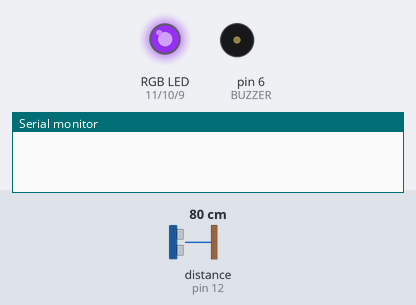
Simulated run of this sketch. Board: Arduino Uno, built with avr-gcc and run on an emulated ATmega328P. Parts: an RGB LED mixed from three pins (HIGH = lit), buzzer (waves = sounding, pin HIGH), the last lines printed to the serial monitor. Inputs (shaded band) come from the test bench; at power-on: distance to the obstacle (sensor on pin 12) 80 cm. The echo pulse lasts 58.3 µs per cm; pins used as bus, display or sensor lines are not drawn.

Above: at 6.1 s.
At 15.3 s:
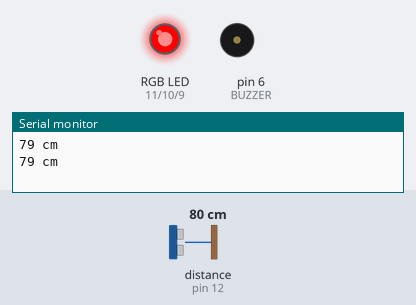
15.4 s: distance to the obstacle (sensor on pin 12) set to 250 cm
At 23.8 s:
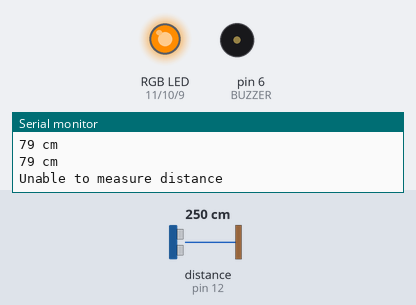
Timing chart, 0 to 35.4 s (numbered marks = the images above; inputs shaded):
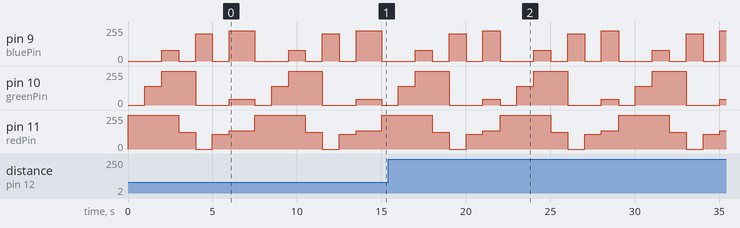

Measured:
- by itself, pin 9 (bluePin): repeats every 7.0 s: 0/255 1.0 s, 205/255 1.0 s, 0/255 1.0 s, 226/255 1.0 s, 0/255 2.0 s, 80/255 1.0 s
- by itself, pin 10 (greenPin): repeats every 7.0 s: 255/255 2.0 s, 0/255 2.0 s, 43/255 1.0 s, 0/255 1.0 s, 140/255 1.0 s
- by itself, pin 11 (redPin): repeats every 7.0 s: 0/255 1.0 s, 111/255 1.0 s, 138/255 1.0 s, 255/255 3.0 s, 127/255 1.0 s

The sketch:

Ultrasonic_Sensor_trial.ino
```cpp
#define trigPin 13
#define echoPin 12
#define BUZZER 6

int redPin = 11;
int greenPin = 10;
int bluePin = 9;

void setup()
{
  Serial.begin (9600);

  pinMode(trigPin, OUTPUT);
  pinMode(echoPin, INPUT);

  pinMode(BUZZER, OUTPUT);
}

void loop()
{
  //LED color
  setColor(255, 0, 0);
  delay(1000);
  setColor(255, 140, 0);
  delay(1000);
  setColor(255, 255, 80);
  delay(1000);
  setColor(127, 255, 0);
  delay(1000);
  setColor(0, 0, 205);
  delay(1000);
  setColor(111, 0, 0);
  delay(1000);
  setColor(138, 43, 226);
  delay(1000);

  //Distance
  long duration, distance;
  digitalWrite(trigPin, LOW);
  delayMicroseconds(2);
  digitalWrite(trigPin, HIGH);
  delayMicroseconds(10);


  digitalWrite(trigPin, LOW);

  duration = pulseIn(echoPin, HIGH);

  distance = duration * 17 / 1000;

  if (distance >= 200 || distance <= 0)
  {
    Serial.println("Unable to measure distance");
  }
  else
  {
    Serial.print(distance);
    Serial.println(" cm");

    if(distance <= 30)
    {
      setColor(255, 0, 0);
      delay(distance * 10);
      setColor(255, 140, 0);
      delay(distance * 10);
      setColor(255, 255, 80);
      delay(distance * 10);
      setColor(127, 255, 0);
      delay(distance * 10);
      setColor(0, 0, 205);
      delay(distance * 10);
      setColor(111, 0, 0);
      delay(distance * 10);
      setColor(138, 43, 226);
      delay(distance * 10);

    }
    else
    {

      delay(500);
    }
  }

}

void setColor(int red, int green, int blue){
      analogWrite(redPin, red);
      //delay(distance * 10);
      analogWrite(greenPin, green);
      //delay(distance * 10);
      analogWrite(bluePin, blue);
      //delay(distance * 10);
      }
```
